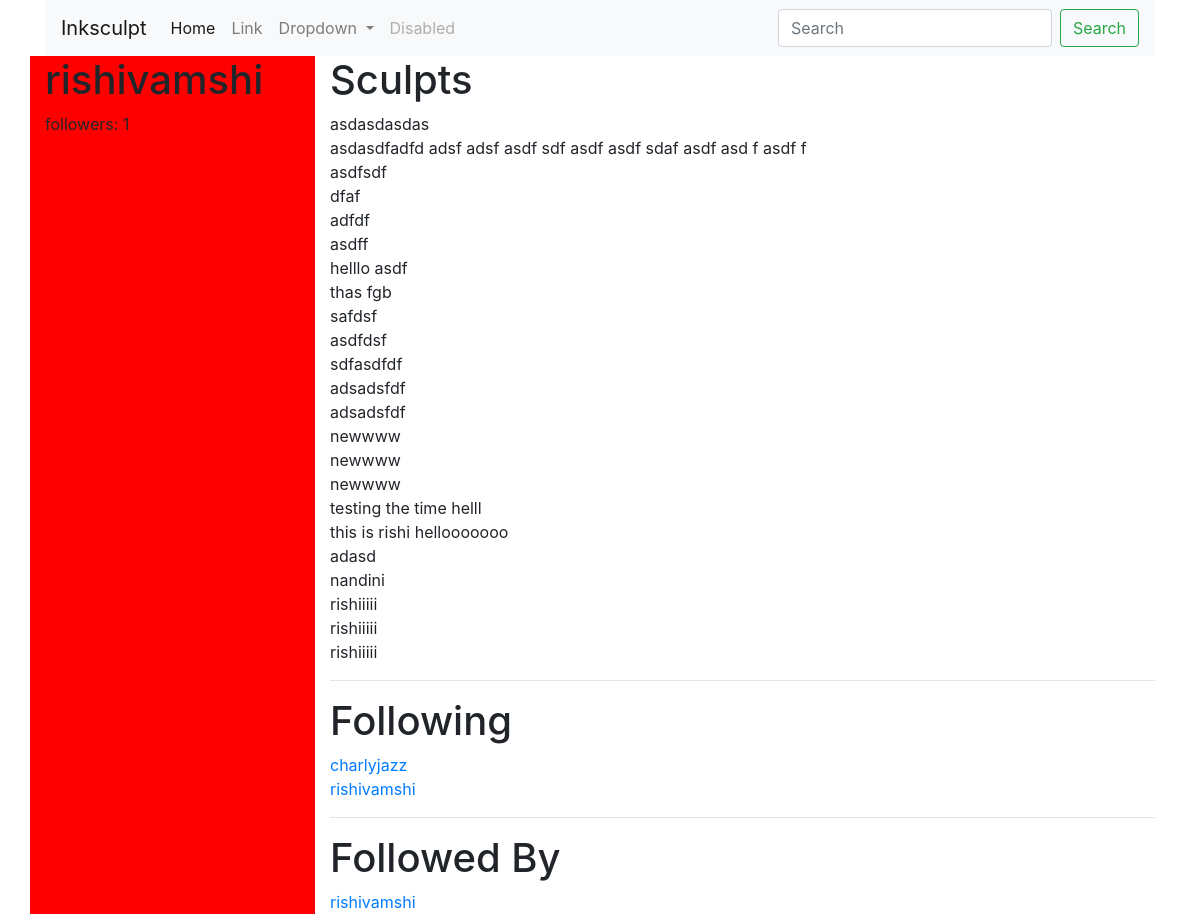
The app's page /rishivamshi/ with its own data.
### sculpts/models.py (models this page shows, shortened)
class Sculpt(models.Model):
	user = models.ForeignKey( settings.AUTH_USER_MODEL ) # Comments - 1 and attribute is cooments 2.
	content = NonStrippingTextField(validators = [validate_content]) # writing stuff and see how to take care of blank spaces - strip = false
	image = models.ImageField(
				upload_to = upload_location,
				null = True,
				blank = True,
				width_field = "width_field",
				height_field = "height_field") # images stuff
	height_field = models.IntegerField(default = 0) #4
	width_field = models.IntegerField(default = 0)
	updated = models.DateTimeField(auto_now = True) # if the content is updated
	timestamp = models.DateTimeField( auto_now_add = True ) # autonowadd means it will automatically create it fo us, when we create content.
	def __str__(self):
		return str(self.content) #self.id can also be added here.
	class Meta:
		ordering = ['-timestamp']

### accounts/models.py (models this page shows, shortened)
class UserProfile(models.Model):
	user 		= models.OneToOneField(settings.AUTH_USER_MODEL , related_name='profile') #1
	following 	= models.ManyToManyField(settings.AUTH_USER_MODEL, blank=True ,related_name='followed_by') #2

### accounts/views.py (the view)
# urls.py: url(r'^(?P<username>[\w.@+-]+)/$', UserDetailView.as_view(), name = 'detail'), # 6  # /sculpt/1
class UserDetailView(DetailView):	#2
	template_name = 'accounts/user_detail.html'
	queryset = User.objects.all()
	def get_object(self):
		return get_object_or_404(User, username__iexact = self.kwargs.get("username"))

### accounts/templates/accounts/user_detail.html (shortened to what this page needs)
{% extends "base.html" %}
{% block content %}
<div class="row">
	<div class="col-sm-3 col-xs-12" style="background-color: red;">
		<h1>{{ object.username }}</h1>
		<p>followers: {{ object.followed_by.count }} </p>
</div>
<div class="col-sm-9 col-xs-12"  >
	<h1>Sculpts</h1>
	{% for sculpt in object.sculpt_set.all %}
		{{ sculpt }} <br/>
	{% endfor %}
	<hr>
	<h1>Following</h1>
	{% for user in object.profile.following.all %}
		<a href='/{{ user.username }}'>{{ user.username }}</a> <br/>
		{% empty %}
		<h4>Not Following Any Users </h4>
	{% endfor %}
	<hr>
	<h1>Followed By</h1>
	{% for profile in object.followed_by.all %}
		<a href='/{{ profile.user.username }}'>{{ profile.user.username }}</a> <br/>
		{% empty %}
		<h4>Not Followed by Any Users </h4>
	{% endfor %}
</div>
{% endblock content %}

### records on screen
Sculpt: content "asdasdasdas"
Sculpt: content "asdasdfadfd adsf adsf asdf sdf asdf asdf sdaf asdf asd f asdf f"
Sculpt: content "asdfsdf"
Sculpt: content "dfaf"
Sculpt: content "adfdf"
Sculpt: content "asdff"
Sculpt: content "helllo asdf"
Sculpt: content "thas fgb"
Sculpt: content "safdsf"
Sculpt: content "asdfdsf"
Sculpt: content "sdfasdfdf"
Sculpt: content "adsadsfdf"
Sculpt: content "adsadsfdf"
Sculpt: content "newwww"
Sculpt: content "newwww"
Sculpt: content "newwww"
Sculpt: content "testing the time helll"
Sculpt: content "this is rishi hellooooooo"
Sculpt: content "adasd"
Sculpt: content "nandini"
Sculpt: content "rishiiiii"
Sculpt: content "rishiiiii"
Sculpt: content "rishiiiii"
UserProfile: user.username "rishivamshi"

### other values on screen
{{ object.username }} "rishivamshi"
{{ object.followed_by.count }} "1"
{{ user.username }} "charlyjazz"
{{ user.username }} "rishivamshi"
